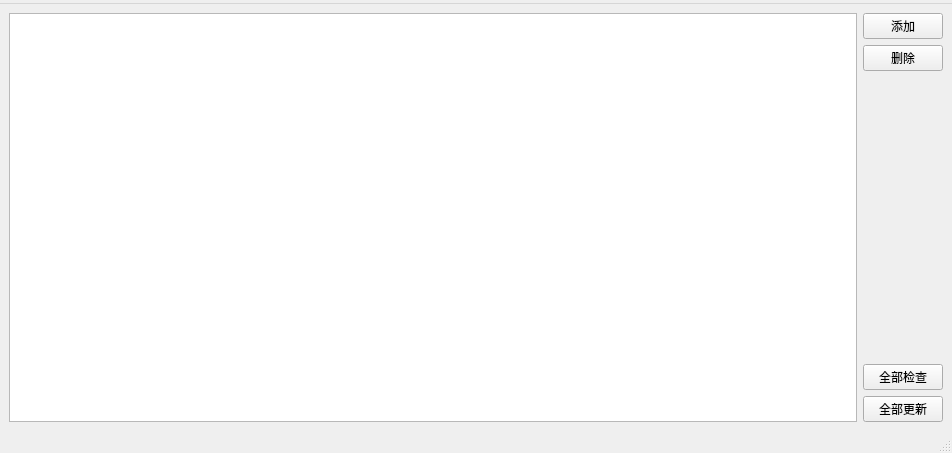
<?xml version="1.0" encoding="UTF-8"?>
<ui version="4.0">
 <class>MainWindow</class>
 <widget class="QMainWindow" name="MainWindow">
  <property name="geometry">
   <rect>
    <x>0</x>
    <y>0</y>
    <width>952</width>
    <height>453</height>
   </rect>
  </property>
  <property name="windowTitle">
   <string>Github Release Manager</string>
  </property>
  <widget class="QWidget" name="centralwidget">
   <layout class="QHBoxLayout" name="horizontalLayout_3">
    <item>
     <layout class="QHBoxLayout" name="horizontalLayout" stretch="0,0">
      <item>
       <widget class="WatcherTableView" name="watcherTable"/>
      </item>
      <item>
       <layout class="QVBoxLayout" name="verticalLayout">
        <property name="sizeConstraint">
         <enum>QLayout::SetNoConstraint</enum>
        </property>
        <property name="leftMargin">
         <number>0</number>
        </property>
        <item>
         <widget class="QPushButton" name="addWatcherBtn">
          <property name="text">
           <string>添加</string>
          </property>
         </widget>
        </item>
        <item>
         <widget class="QPushButton" name="delWatcherBtn">
          <property name="text">
           <string>删除</string>
          </property>
         </widget>
        </item>
        <item>
         <spacer name="verticalSpacer">
          <property name="orientation">
           <enum>Qt::Vertical</enum>
          </property>
          <property name="sizeHint" stdset="0">
           <size>
            <width>20</width>
            <height>40</height>
           </size>
          </property>
         </spacer>
        </item>
        <item>
         <widget class="QPushButton" name="checkAllBtn">
          <property name="text">
           <string>全部检查</string>
          </property>
         </widget>
        </item>
        <item>
         <widget class="QPushButton" name="updateAllBtn">
          <property name="text">
           <string>全部更新</string>
          </property>
         </widget>
        </item>
       </layout>
      </item>
     </layout>
    </item>
   </layout>
  </widget>
  <widget class="QMenuBar" name="menubar">
   <property name="geometry">
    <rect>
     <x>0</x>
     <y>0</y>
     <width>952</width>
     <height>21</height>
    </rect>
   </property>
   <widget class="QMenu" name="menuGHWatcher">
    <property name="name">
     <string>文件</string>
    </property>
    <addaction name="actionSave"/>
   </widget>
   <widget class="QMenu" name="menu">
    <property name="name">
     <string>设置</string>
    </property>
    <addaction name="actionProxy"/>
   </widget>
   <addaction name="menuGHWatcher"/>
   <addaction name="menu"/>
  </widget>
  <widget class="QStatusBar" name="statusbar"/>
  <action name="actionSave">
   <property name="text">
    <string>保存</string>
   </property>
   <property name="shortcut">
    <string>Ctrl+S</string>
   </property>
  </action>
  <action name="actionProxy">
   <property name="text">
    <string>网络代理</string>
   </property>
  </action>
 </widget>
 <customwidgets>
  <customwidget>
   <class>WatcherTableView</class>
   <extends>QTableView</extends>
   <header>watchertableview.h</header>
  </customwidget>
 </customwidgets>
 <resources/>
 <connections/>
</ui>
